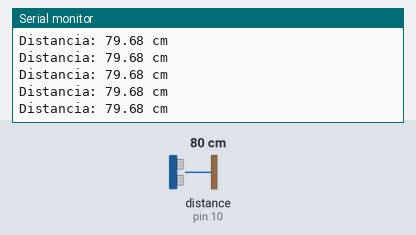
Bench run of a sketch on a simulated Arduino Uno, built with avr-gcc and run on an emulated ATmega328P. Shown: the last lines printed to the serial monitor. Wiring (inferred from the names in the program): ultrasonic range finder: trigger pin 9; echo pin 10. The inputs (shaded band) are chosen by the test bench; at power-on: distance to the obstacle (sensor on pin 10) 80 cm. The echo pulse lasts 58.3 µs per cm.

Above: at 1.2 s.
1.3 s: distance to the obstacle (sensor on pin 10) set to 2 cm
At 1.6 s:
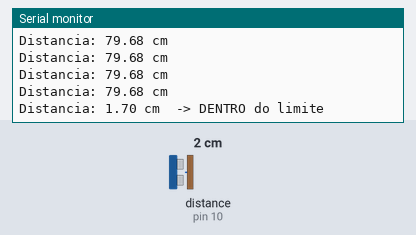
3.1 s: distance to the obstacle (sensor on pin 10) set to 4 cm
At 3.21 s:
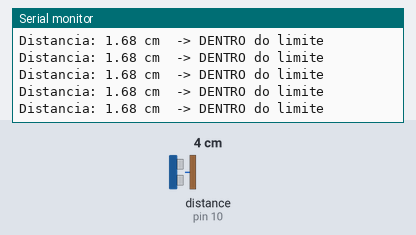
6.1 s: distance to the obstacle (sensor on pin 10) set to 9 cm
At 6.23 s:
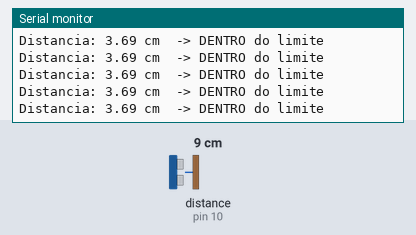
Timing chart, 0 to 9.1 s (numbered marks = the images above; inputs shaded):
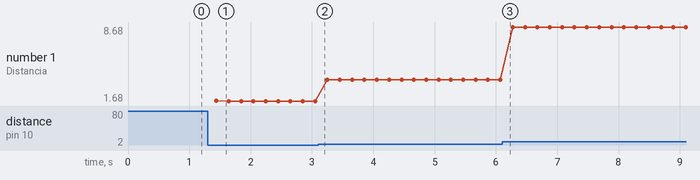

Measured:
- after the input at 1.3 s, the serial monitor: prints a new line after 0.14 s (image 1)
- plotted number 1: 1.68 → 3.69 after the input at 3.1 s, 3.69 → 8.68 after the input at 6.1 s

The sketch:

sensor_temperatura.ino
```cpp
const int trigPin = 9;
const int echoPin = 10;
const float LIMITE_CM = 50.0;

void setup() {
  Serial.begin(9600);
  pinMode(trigPin, OUTPUT);
  pinMode(echoPin, INPUT);
}

void loop() {
  digitalWrite(trigPin, LOW);
  delayMicroseconds(2);
  digitalWrite(trigPin, HIGH);
  delayMicroseconds(10);
  digitalWrite(trigPin, LOW);

  long duracao = pulseIn(echoPin, HIGH, 30000);

  if (duracao == 0) {
    Serial.println("Sem leitura");
  } else {
    float distancia = duracao * 0.0343 / 2;
    Serial.print("Distancia: ");
    Serial.print(distancia);
    Serial.print(" cm");

    if (distancia <= LIMITE_CM) {
      Serial.print("  -> DENTRO do limite");
    }
    Serial.println();
  }

  delay(200);
}
```
